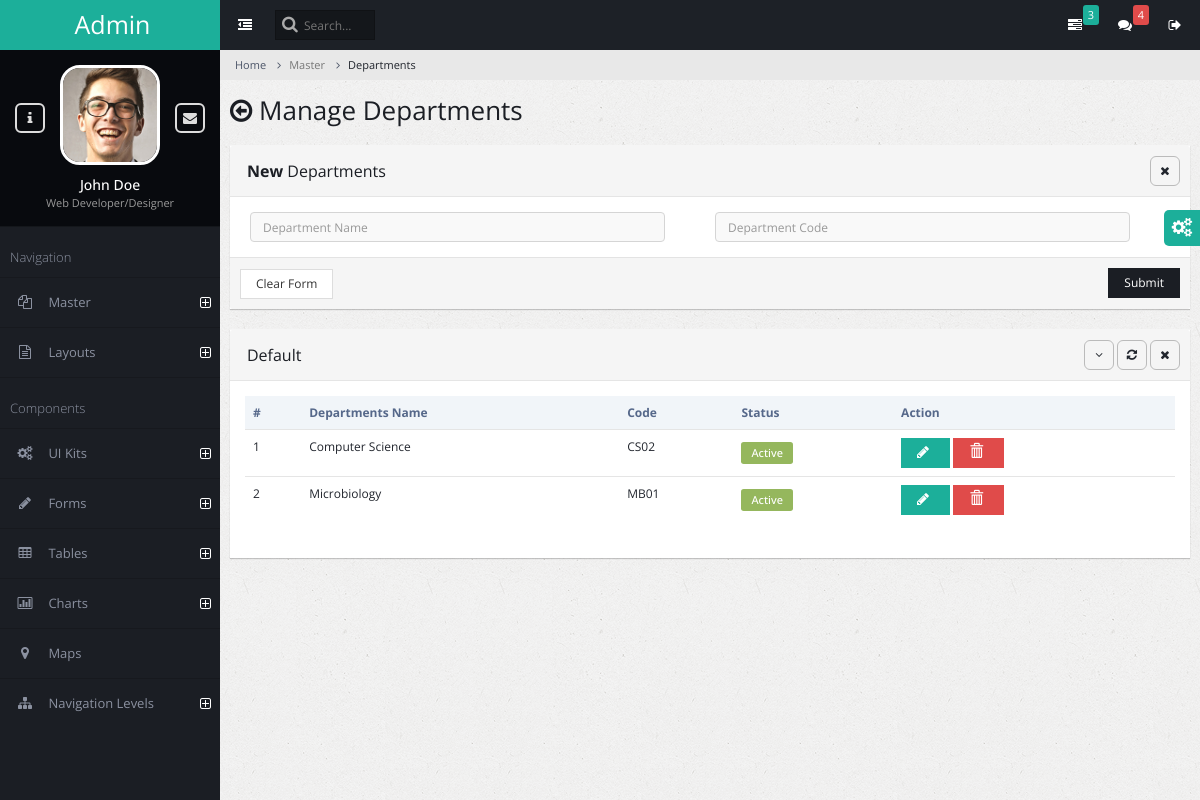
Page /departments/ on the earlier database version.
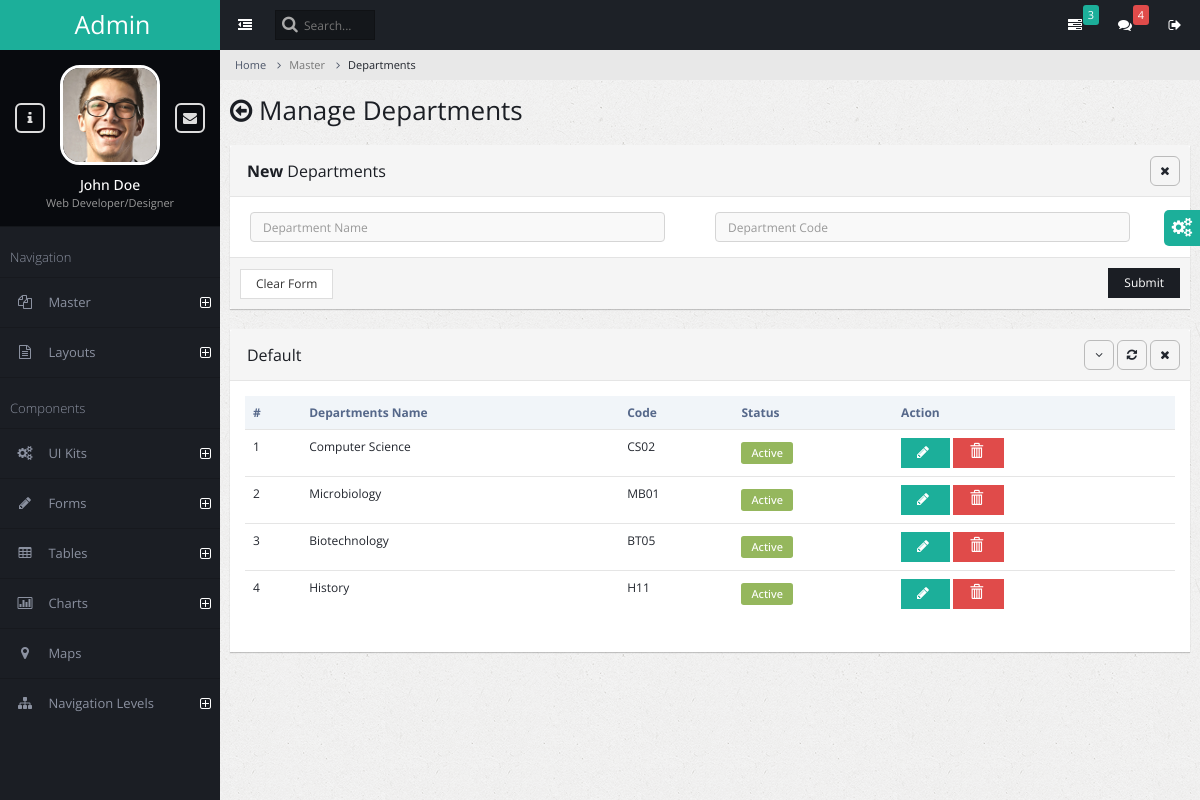
Same page on the later database version.
### admin_master/models.py (models this page shows)
class AcademicDepartment(models.Model):
    department_name = models.CharField(max_length=100)
    department_code = models.CharField(max_length=10)
    is_active = models.BooleanField(default=True)

### admin_master/views.py (the view, shortened to what this page needs)
# urls.py: path('departments/', views.department_manage,name="department"),
def department_manage(request):
    success_message=None
    error_message = None
    academic_department = AcademicDepartment.objects.all()
    context = {
        'errormessage': error_message,
        'successmessage': success_message,
        'academic_department': academic_department,
    }
    return render(request, 'department_manage.html',context)

### admin_master/templates/department_manage.html (shortened to what the changed rows need)
{% extends 'admin_base.html' %}
{% block content %}
<div class="page-title">
    <h2><span class="fa fa-arrow-circle-o-left"></span> Manage Departments</h2>
</div>
<div class="page-content-wrap">
    <div class="row">
        <div class="col-md-12">
            <div class="panel panel-default">
                <div class="panel-body">
                    <table class="table datatable">
                        <thead>
                            <tr>
                                <th>#</th>
                                <th>Departments Name</th>
                                <th>Code</th>
                                <th>Status</th>
                                <th>Action</th>
                            </tr>
                        </thead>
                        <tbody>
                            {% for department in academic_department %}
                            <tr>
                                <td>{{ forloop.counter }}</td>
                                <td>{{ department.department_name }}</td>
                                <td>{{ department.department_code }}</td>
                                <td>
                                    {% if department.is_active %}
                                    <span class="label label-success label-form">Active</span>
                                    {% else %}
                                    <span class="label label-danger label-form">Deactive</span>
                                    {% endif %}
                                </td>
                                <td>
                                    <button class="btn btn-info" data-toggle="modal" data-target="#modal-default">
                                        <span class="fa fa-pencil"></span>
                                    </button>
                                    <a onclick="return delete_row()">
                                        <button class="btn btn-danger">
                                            <span class="glyphicon glyphicon-trash"></span>
                                        </button>
                                    </a>
                                </td>
                            </tr>
                        {% endfor %}
                        </tbody>
                    </table>
                </div>
            </div>
        </div>
    </div>
</div>
{% endblock %}

Differences in the rows shown:
added AcademicDepartment: department_name "Biotechnology", department_code "BT05", is_active "Active"
added AcademicDepartment: department_name "History", department_code "H11", is_active "Active"
